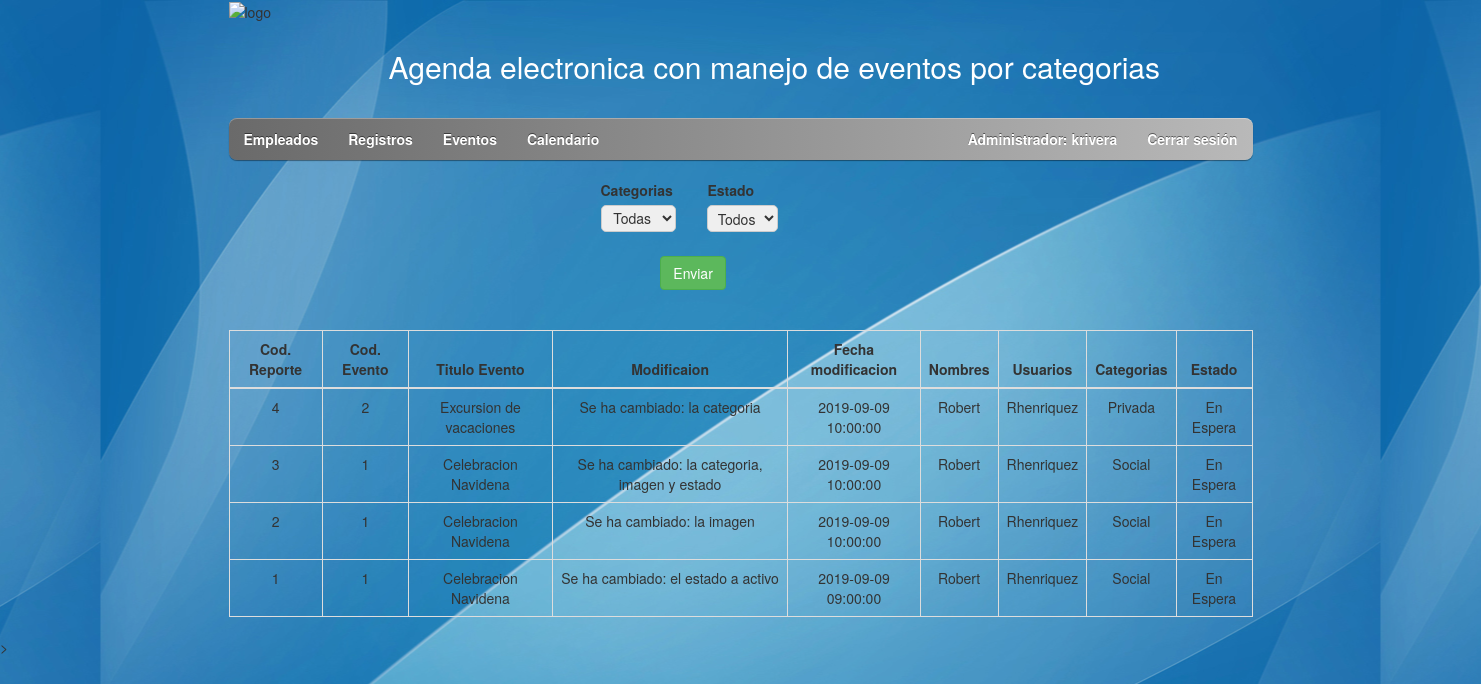
The page /Administrador/Registro.php (signed in) on the database its author committed.
### tables this page shows
CREATE TABLE IF NOT EXISTS `Empleados` (
  `idEmpleados` INT NOT NULL AUTO_INCREMENT,
  `Nombres` VARCHAR(75) NOT NULL,
  `Apellidos` VARCHAR(75) NOT NULL,
  `Usuarios` VARCHAR(20) NOT NULL,
  `Password` VARCHAR(100) NOT NULL,
  `idCargo` INT NOT NULL,
  PRIMARY KEY (`idEmpleados`),
  INDEX `idCargo_idx` (`idCargo` ASC),
  CONSTRAINT `idCargo`
    FOREIGN KEY (`idCargo`)
    REFERENCES `Cargo` (`idCargo`)
    ON DELETE NO ACTION
    ON UPDATE NO ACTION);

CREATE TABLE IF NOT EXISTS `Reporte` (
  `idReporte` INT NOT NULL AUTO_INCREMENT,
  `idEventos` INT NOT NULL,
  `Descripcion` VARCHAR(100) NOT NULL,
  `Fecha_modificacion` DATETIME NULL,
  PRIMARY KEY (`idReporte`),
  INDEX `idEventos_idx` (`idEventos` ASC),
  CONSTRAINT `idEventos`
    FOREIGN KEY (`idEventos`)
    REFERENCES `Eventos` (`idEventos`)
    ON DELETE NO ACTION
    ON UPDATE NO ACTION);

CREATE TABLE IF NOT EXISTS `Eventos` (
  `idEventos` INT NOT NULL AUTO_INCREMENT,
  `idEmpleados` INT NOT NULL,
  `Fecha_publicacion` DATETIME NOT NULL,
  `Titulo` VARCHAR(75) NOT NULL,
  `Lugar` VARCHAR(75) NOT NULL,
  `Descripcion` LONGTEXT NOT NULL,
  `Imagen` VARCHAR(30) NOT NULL,
  `Fecha_inicio` DATETIME NOT NULL,
  `Fecha_final` DATETIME NOT NULL,
  `idCategoria` INT NOT NULL,
  `Estado` VARCHAR(45) NOT NULL,
  PRIMARY KEY (`idEventos`),
  INDEX `idEmpleados_idx` (`idEmpleados` ASC),
  INDEX `idCategoria_idx` (`idCategoria` ASC),
  CONSTRAINT `idEmpleados`
    FOREIGN KEY (`idEmpleados`)
    REFERENCES `Empleados` (`idEmpleados`)
    ON DELETE NO ACTION
    ON UPDATE NO ACTION,
  CONSTRAINT `idCategoria`
    FOREIGN KEY (`idCategoria`)
    REFERENCES `Categoria` (`idCategoria`)
    ON DELETE NO ACTION
    ON UPDATE NO ACTION);

CREATE TABLE IF NOT EXISTS `Categoria` (
  `idCategoria` INT NOT NULL AUTO_INCREMENT,
  `Categoria` VARCHAR(45) NOT NULL,
  PRIMARY KEY (`idCategoria`));

### includes/user.php (called while the page is built, shortened)
<?php
include_once 'db.php';
class User extends DB{
    private $username;
    public function setUser($user){
        $query = $this->connect()->prepare('SELECT * FROM empleados WHERE Usuarios = :user');
        $query->execute(['user' => $user]);
        foreach ($query as $currentUser) {
            $this->username = $currentUser['Usuarios'];
        }
    }
    public function getUsername(){
        return $this->username;
    }
}
?>

### includes/db.php (called while the page is built)
<?php
class DB{
	private $host;
	private $db;
	private $user;
	private $password;
	private $charset;
	public function __construct(){
		 $this->host = 'localhost';
		 $this->db = 'gestoreventos';
		 $this->user = 'root';
		 $this->password = '';
		 $this->charset = 'utf8mb4';
	}
	function connect(){
        try{
            $connection = "mysql:host=" . $this->host . ";dbname=" . $this->db . ";charset=" . $this->charset;
            $options = [
                PDO::ATTR_ERRMODE => PDO::ERRMODE_EXCEPTION,
                PDO::ATTR_EMULATE_PREPARES => false,
            ];
            $pdo = new PDO($connection, $this->user, $this->password, $options);
            return $pdo;
        }catch(PDOException $e){
            print_r('Error connection: ' . $e->getMessage());
        }
    }
}
?>

### class/RegistrosAdminTabla.class.php (the view, shortened to what this page needs)
<?php
Class RegistrosAdminTabla{
public function vistaDefaultTabla(){
echo '
	        <div class="row">
            <div class="col-md-12">
                <table class="table table-bordered">
                    <thead>
                        <tr>
                            <th class="text-center">Cod. Reporte</th>
                            <th class="text-center">Cod. Evento</th>
                            <th class="text-center">Titulo Evento</th>
                            <th class="text-center">Modificaion</th>
                            <th class="text-center">Fecha modificacion</th>
                            <th class="text-center">Nombres</th>
                            <th class="text-center">Usuarios</th>
                            <th class="text-center">Categorias</th>
                            <th class="text-center">Estado</th>
                        </tr>
                    </thead>
                    <tbody>
         ';
                            $pdocn = Database::connect();
                             $sql = ('SELECT R.*, E.Titulo, Em.Nombres, Em.Usuarios, C.Categoria, E.Estado
                                    from reporte as R
                                    inner join eventos as E on R.idEventos = E.idEventos
                                    inner join empleados as Em on Em.idEmpleados =  E.idEmpleados
                                    inner join categoria as C on E.idCategoria = C.idCategoria ORDER BY R.idReporte DESC');
                            foreach ($pdocn->query($sql) as $row){
                          echo '<tr>
                                        <td class="text-center">'.$row["idReporte"].'</td>
                                        <td class="text-center">'.$row["idEventos"].'</td>
                                        <td class="text-center">'.$row["Titulo"].'</td>
                                        <td class="text-center">'.$row["Descripcion"].'</td>
                                        <td class="text-center">'.$row["Fecha_modificacion"].'</td>
                                        <td class="text-center">'.$row["Nombres"].'</td>
                                        <td class="text-center">'.$row["Usuarios"].'</td>
                                        <td class="text-center">'.$row["Categoria"].'</td>
                                        <td class="text-center">'.$row["Estado"].'</td>
                                </tr>';
                            }
    echo'
     			 </tbody>
                </table>
            </div>
        </div>';
	}
}
?>

### Administrador/Registro.php (shortened to what this page needs)
<!DOCTYPE html>
<html lang="es">
<head>
    <link rel="stylesheet" type="text/css" href="../css/style.css"/>
    <link rel="stylesheet" href="css/bootstrap.min.css">
</head>
<body>
    <div class="content">
        <div id="pagewrap">
            <?php
                $datosSesionAdministrador = new datosSesionAdministrador();
                $datosSesionAdministrador->setPagina("Registro");
                $datosSesionAdministrador::insertarDatos($datosSesionAdministrador->getPagina());
                $RegistrosAdminForm = new RegistrosAdminForm();
                echo $RegistrosAdminForm->fomFilterR();
                $RegistrosAdminTabla = new RegistrosAdminTabla();
                echo $RegistrosAdminTabla->vistaDefaultTabla();
            ?>
    </div>>
    </div>
</body>
</html>

### class/datosSesionAdministrador.class.php (shortened to what this page needs)
<?php
Class datosSesionAdministrador{
	public static function insertarDatos($pagina){
					include_once '../includes/user.php';
					$userSession = new UserSession();
					$user = new User();
					if(isset($_SESSION['user'])){
					    $user->setUser($userSession->getCurrentUser());
							require('../Modulos_generales/nav.inc.Administrador.php');
							return $_SESSION['user'];
					}else if(isset($_POST['username']) && isset($_POST['password'])){
					    $userForm = $_POST['username'];
					    $passForm = $_POST['password'];
					    if($user->userExists($userForm, $passForm)){
					        $userSession->setCurrentUser($userForm);
					        $user->setUser($userForm);
							require('Modulos_generales/nav.inc.Administrador.php');
							require('Modulos_generales/footer.inc.php');
					        include_once $pagina.'.php';
					        return $_SESSION['user'];
					    }else{
					        $errorLogin = "Nombre de usuario y/o password es incorrecto";
					        header("Status: 301 Moved Permanently");
					        header("Location: index.php");
					        exit;
					    }
					}else{
					    header("Status: 301 Moved Permanently");
				        header("Location: index.php");
				        exit;
					}
			}
	}
?>

### Modulos_generales/nav.inc.Administrador.php
<?php
	$listitems = "";
	$listitems .= "	<header id=\"header\">";
	$listitems .= " <hgroup>";
	$listitems .= "	<img src=\"../img/logo.png\" id=\"logo\" alt=\"logo\">";
	$listitems .= "	<h2 id=\"site-description\">Agenda electronica con manejo de eventos por categorias</h2>";
	$listitems .= " </hgroup>";
	$listitems .= "<nav>";
	$listitems .= "<ul id=\"main-nav\" class=\"clearfix\">";
	$menuopciones = array(
		"Empleados.php" => "Empleados",
		"Registro.php" => "Registros",
		"Eventos.php" => "Eventos",
		"Calendario.php" => "Calendario"
	);
	foreach ($menuopciones as $enlace => $nombre) {
		$listitems .= "<li><a href='".$enlace."'>".$nombre."</a></li>";
	}
	$listitems .= "<li style=\"float:right\">";
	$listitems .=    "<a href=\"../includes/logout.php\">Cerrar sesión</a>";
	$listitems .= "</li>";
	$listitems .= "<li style=\"float:right\">";
	$listitems .=  "<a id = 'usuario' name = 'usuario'> Administrador: ".$user->getUsername()."</a>";
	$listitems .= "</li>";
	$listitems .= "</ul>";
	$listitems .= "</nav>";
	$listitems .= "</header>";
	echo $listitems;
?>

### class/RegistrosAdminForm.class.php
<?php
Class RegistrosAdminForm{
public function fomFilterR(){
echo'
<div class="row">
  <div class="col-md-offset-4 col-md-11">
    <form action="RegistrosFiltrados.php" method="POST">
        <div class="row" style="display: inline-block;">
            <div class="col-offset-2 col-md-10">
                <div class="row">
                    <div class="col-md-offset-2 col-md-12">
                        <br>
                        <label>Categorias</label>
                        <br>
                        <select name=\'cat\' id=\'cat\' class=\'txt\'>
                        <option value=\'Todas\'>Todas</option>
                        <option value=\'1\'>Social</option>
                        <option value=\'2\'>Privada</option>
                        <option value=\'3\'>Gubernamental</option>
                        <option value=\'4\'>Empresarial</option>
                        </select>
                    </div>
                </div>
            </div>
        </div>
        <div class="row" style="display: inline-block;">
            <div class="col-offset-6 col-md-16">
                <div class="row">
                    <div class="col-md-offset-2 col-md-12">
                        <br>
                        <label>Estado</label>
                        <br>
                        <select name=\'est\' id=\'est\' class=\'txt\'>
                        <option value=\'Todos\'>Todos</option>
                        <option value=\'En Espera\'>En Espera</option>
                        <option value=\'Activo\'>Activo</option>
                        <option value=\'Inactivo\'>Inactivo</option>
                        </select>
                    </div>
                </div>
            </div>
        </div>
        <div class="row">
            <div class="col-offset-1 col-md-12">
                <div class="row">
                    <div class="col-md-offset-1 col-md-12">
                        <br>
                       <button type="submit" class="btn btn-success">Enviar</button>
                    </div>
                </div>
            </div>
        </div>
    </form>
 </div>
</div>
<br><br>
		';
	}
}
?>

### css/style.css (style rules this page uses)
html, body, address, blockquote, div, dl, form, h1, h2, h3, h4, h5, h6, ol, p, pre, table, ul, dd, dt, li, tbody, td, tfoot, th, thead, tr, button, del, ins, map, object, a, abbr, acronym, b, bdo, big, br, cite, code, dfn, em, i, img, kbd, q, samp, small, span, strong, sub, sup, tt, var, legend, fieldset { margin: 0; padding: 0; }
img, fieldset { border: 0; }
article, aside, details, figcaption, footer, header, hgroup, menu, nav, section { display: block; margin: 0; }
body { background: #0d1424 url(../img/bg-blue.jpg) repeat center top; font: .81em/150% Arial, Helvetica, sans-serif; color: #666; }
a { color: #026acb; text-decoration: none; outline: none; }
ul, ol { margin: 1em 0 1.4em 24px; padding: 0; line-height: 140%; }
li { margin: 0 0 .5em 0; padding: 0; }
h1, h2, h3, h4, h5, h6 { line-height: 1.4em; margin: 20px 0 .4em; color: #000; text-align: center; }
h2 { font-size: 1.6em; }
#pagewrap { width: 1024px; margin: 0 auto; }
#header { position: relative; height: 160px; }
#site-description { color: #FFFFFF; left: 160px; position: absolute; top: 30px; }
#main-nav { width: 100%; background: #ccc; margin: 0; padding: 0; position: absolute; left: 0; bottom: 0; z-index: 100; background: #6a6a6a url(../img/nav-bar-bg.png) repeat-x; background: -webkit-gradient(linear, left top, left bottom, from(#b9b9b9), to(#6a6a6a)); background: -moz-linear-gradient(top, #b9b9b9, #6a6a6a); background: linear-gradient(-90deg, #b9b9b9, #6a6a6a); -webkit-border-radius: 8px; -moz-border-radius: 8px; -o-border-radius: 8px; -ms-border-radius: 8px; border-radius: 8px; behavior: url(htc/border-radius.htc); -webkit-box-shadow: inset 0 1px 0 rgba(255,255,255,.3), 0 1px 1px rgba(0,0,0,.4); -moz-box-shadow: inset 0 1px 0 rgba(255,255,255,.3), 0 1px 1px rgba(0,0,0,.4); box-shadow: inset 0 1px 0 rgba(255,255,255,.3), 0 1px 1px rgba(0,0,0,.4); }
#main-nav li { margin: 0; padding: 0; list-style: none; float: left; position: relative; }
#main-nav a { line-height: 100%; font-weight: bold; color: #fff; display: block; padding: 14px 15px; text-decoration: none; text-shadow: 0 -1px 0 rgba(0,0,0,.5); }
.clearfix:after { visibility: hidden; display: block; font-size: 0; content: " "; clear: both; height: 0; }
.clearfix { display: inline-block; }
.clearfix { display: block; zoom: 1; }
form#form2 input.txt, textarea, select { width: 80%; padding: 1.5%; margin: 1% 10% 3% 10%; border-radius: 5px; border: 1px solid #ccc; text-align: center; }

### rows shown on the page
empleados: Usuarios "krivera"
reporte: idReporte "4", idEventos "2", idEventos.Titulo "Excursion de vacaciones", Descripcion "Se ha cambiado: la categoria", Fecha_modificacion "2019-09-09 10:00:00", empleados.Nombres "Robert", empleados.Usuarios "Rhenriquez", categoria.Categoria "Privada", idEventos.Estado "En Espera"
reporte: idReporte "3", idEventos "1", idEventos.Titulo "Celebracion Navidena", Descripcion "Se ha cambiado: la categoria, imagen y estado", Fecha_modificacion "2019-09-09 10:00:00", empleados.Nombres "Robert", empleados.Usuarios "Rhenriquez", categoria.Categoria "Social", idEventos.Estado "En Espera"
reporte: idReporte "2", idEventos "1", idEventos.Titulo "Celebracion Navidena", Descripcion "Se ha cambiado: la imagen", Fecha_modificacion "2019-09-09 10:00:00", empleados.Nombres "Robert", empleados.Usuarios "Rhenriquez", categoria.Categoria "Social", idEventos.Estado "En Espera"
reporte: idReporte "1", idEventos "1", idEventos.Titulo "Celebracion Navidena", Descripcion "Se ha cambiado: el estado a activo", Fecha_modificacion "2019-09-09 09:00:00", empleados.Nombres "Robert", empleados.Usuarios "Rhenriquez", categoria.Categoria "Social", idEventos.Estado "En Espera"

### other values the page prints
$nombre "Empleados"
$nombre "Registros"
$nombre "Eventos"
$nombre "Calendario"
